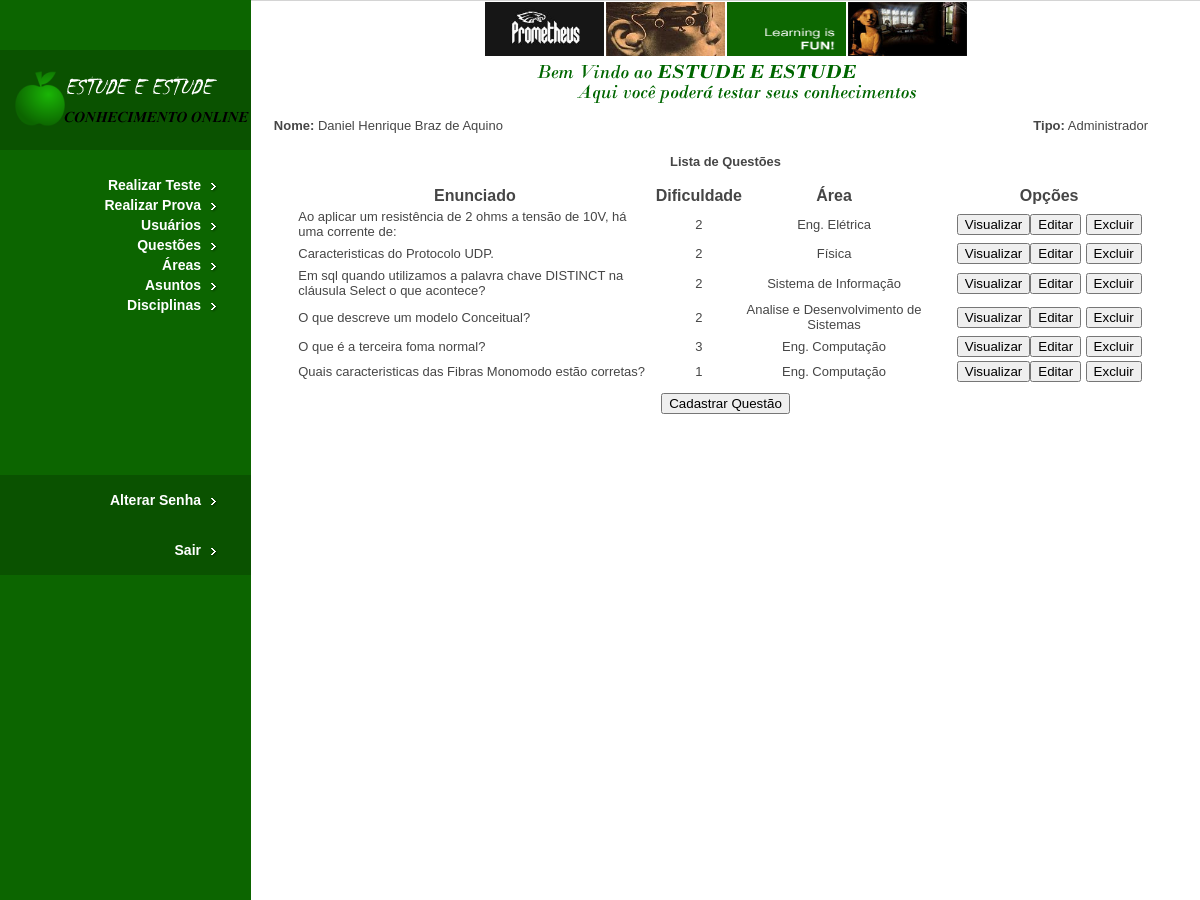
The app's page /Sistema/questao_lista.php (signed in, upper part), older data.
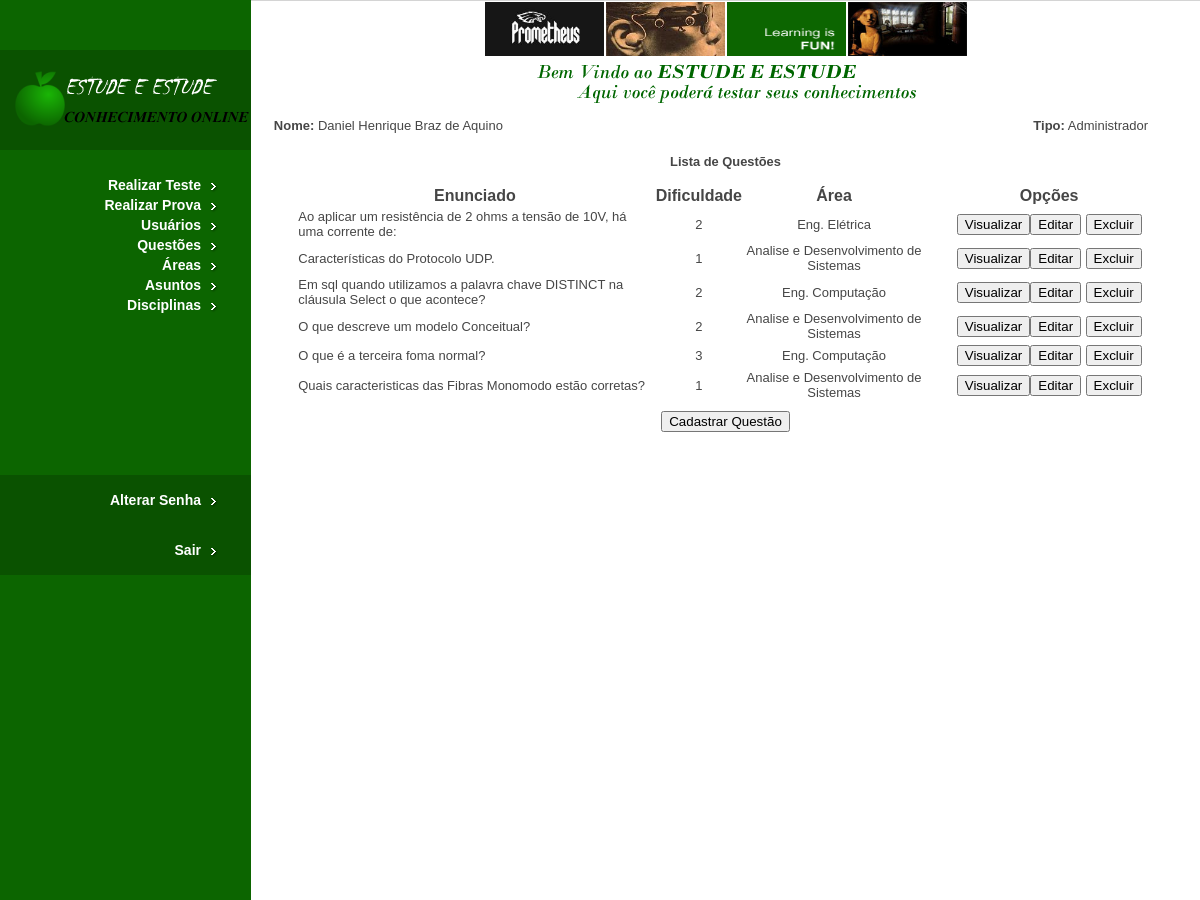
The same page, newer data.
### tables this page shows
CREATE TABLE IF NOT EXISTS `questao` (
  `id` int(11) NOT NULL AUTO_INCREMENT,
  `login_administrador` varchar(25) DEFAULT NULL,
  `cod_area` int(11) DEFAULT NULL,
  `cod_disciplina` int(11) DEFAULT NULL,
  `cod_assunto` int(11) DEFAULT NULL,
  `dificuldade` enum('1','2','3','4','5') NOT NULL,
  `enunciado` varchar(500) NOT NULL,
  `resposta_1` varchar(500) NOT NULL,
  `resposta_2` varchar(500) NOT NULL,
  `resposta_3` varchar(500) NOT NULL,
  `resposta_4` varchar(500) NOT NULL,
  `resposta_5` varchar(500) NOT NULL,
  `alternativa_correta` enum('1','2','3','4','5') NOT NULL,
  `data_cadastro` date NOT NULL,
  `hora_cadastro` time NOT NULL,
  PRIMARY KEY (`id`),
  KEY `login_administrador` (`login_administrador`),
  KEY `cod_area` (`cod_area`),
  KEY `cod_disciplina` (`cod_disciplina`),
  KEY `cod_assunto` (`cod_assunto`),
  KEY `dificuldade` (`dificuldade`)
);

CREATE TABLE IF NOT EXISTS `area` (
  `codigo` int(11) NOT NULL AUTO_INCREMENT,
  `login_administrador` varchar(25) DEFAULT NULL,
  `nome` varchar(50) NOT NULL,
  `data` date NOT NULL,
  `hora` time NOT NULL,
  PRIMARY KEY (`codigo`),
  UNIQUE KEY `nome` (`nome`),
  KEY `login_administrador` (`login_administrador`)
);

### Sistema/questao_lista.php (the view, shortened to what this page needs)
<?php
if (isset($_SESSION['logado']) &&($_SESSION['logado'] != 3)){
	?>
<html>
<head>
<link href="css/style.css" rel="stylesheet" type="text/css" />
</head>
<body>
<div id="leftMain"><a href="home.php"><img src="images/logo.png"
	alt="Estude e Estude" border="0" /></a>
<div id="navbar">
<ul>
<?php
echo '<li><a href="teste_questao.php">Realizar Teste</a></li>';
echo '<li><a href="prova_questao.php">Realizar Prova</a></li>';
if($_SESSION['logado'] == 1)
{
	echo '<li><a href="usuario_lista.php">Usuários</a></li>';
}
if($_SESSION['logado'] != 3)
{
	echo '<li><a href="questao_lista.php">Questões</a></li>';
}
if($_SESSION['logado'] == 1)
{
	echo '<li><a href="area_lista.php">Áreas</a></li>';
	echo '<li><a href="assunto_lista.php">Asuntos</a></li>';
	echo '<li><a href="disciplina_lista.php">Disciplinas</a></li>';
}
?>
</ul>
</div>
<div id="navbarAlt">
<ul>
	<li><a href="senha.php">Alterar Senha</a></li>
</ul>
<ul>
	<li><a href="logout.php">Sair</a></li>
</ul>
</div>
</div>
<div id="mainphotos">
<center><img src="images/picture1.jpg" alt="Photo 1" width="119"
	height="54" /><img src="images/picture2.jpg" alt="Photo 2" width="119"
	height="54" /><img src="images/learning-is-fun.gif"
	alt="Learning is Fun" width="119" height="54" /><img
	src="images/picture3.jpg" alt="Photo 3" width="119" height="54" /></center>
<center><img src="images/welcome.png" alt="Welcome" /></center>
<table align="left" width="900px">
	<tr align="left">
		<td width="2%"></td>
		<td align="left"><font size=2><?php
		echo '<b>Nome:</b> ' . $_SESSION["nome"];
		?></font></td>
		<td align="right"><font size=2><?php
		if($_SESSION['logado'] == 1) $tipo_usuario = 'Administrador';
		echo '<b>Tipo:</b> ' . $tipo_usuario;
		?></font></td>
	</tr>
</table>
<br>
<br>
<center>
<h3>Lista de Questões</h3>
</center>
<form name="form1" method="POST" action="questao_editar.php">
<table border="0" align="center" width="900px">
<?php
$sql = "SELECT id, enunciado, dificuldade, cod_area FROM questao ORDER BY enunciado";
$tabela = mysql_query($sql);
	?>
	<tr>
		<td width="2%"></td>
		<td width="40%">
		<center><b>Enunciado</b></center>
		</td>
		<td width="10%">
		<center><b>Dificuldade</b></center>
		</td>
		<td width="20%">
		<center><b>Área</b></center>
		</td>
		<td width="40%">
		<center><b>Opções</b></center>
		</td>
	</tr>
	<?php
	while($dados = mysql_fetch_row($tabela)){
		$id				= $dados[0];
		$enunciado		= $dados[1];
		$dificuldade	= $dados[2];
		$sql = mysql_query("SELECT nome FROM area WHERE codigo = '".$dados[3]."'");
		if(mysql_num_rows($sql) > 0) $area = mysql_result($sql, 0, 0);
		else $area="<b>Sem categoria</b>";
		?>
	<tr align="center">
		<td width="2%"></td>
		<td align="left"><font size=2><?php echo $enunciado?></font></td>
		<td align="center"><font size=2><?php echo $dificuldade?></font></td>
		<td align="center"><font size=2><?php echo $area?></font></td>
		<td align="center"><input type="button" value="Visualizar"
			onclick="location.href ='questao_visualizar.php?codigo=<?php echo $id?>'"><input
			type="button" value="Editar"
			onclick="location.href = 'questao_editar.php?codigo=<?php echo $id?>'">
		<input type="button" value="Excluir"
			onclick="location.href = 'questao_excluir.php?codigo=<?php echo $id?>'">
		</td>
	</tr>
	<?php
	}
	?>
	<tr>
		<td colspan="5" height="5"></td>
	</tr>
	<tr>
		<td colspan="5" align="center"><input type="submit"
			value="Cadastrar Questão"></td>
	</tr>
</table>
</form>
</div>
</body>
</html>
	<?php
}
else{
	header("Location: login.php");
	exit;
}
?>

### Sistema/css/style.css (style rules this page uses)
html, body { height:250%; }
body { font-family: Verdana, Arial, Helvetica, sans-serif; font-size: 11px; color: #464646; text-decoration: none; background-color: #FFFFFF; margin:0; padding:0; }
#leftMain { display:block; float:left; width:251px; height:100%; background:#0c6500; padding:50px 0; }
#mainphotos { width:1200px; border-top:1px solid #D4D4D4; }
#mainphotos img { padding:1px; border:0; }
div#navbar { width: 251px; display:block; float:left; padding-top:25px; }
div#navbar ul { margin:0; padding:0; }
div#navbar li { list-style-type:none; display:block; float:right; width:251px; height:20px; background-image: url(../images/bg-nav.gif); background-repeat: no-repeat; text-align:right; }
div#navbar li a { display:block; float:left; width:201px; height:20px; text-decoration: none; margin:0; padding:0; color: #FFFFFF; font-family: Arial, Helvetica, sans-serif; font-size: 14px; font-weight:bold; line-height:20px; padding-right:51px; }
div#navbar li a:link { color: #FFFFFF: }
div#navbarAlt { width: 251px; display:block; float:left; padding-top:160px; }
div#navbarAlt ul { margin:0; padding:0; }
div#navbarAlt li { list-style-type:none; display:block; float:right; width:251px; height:50px; background-image: url(../images/bg-nav-alt.gif); background-repeat: no-repeat; text-align:right; }
div#navbarAlt li a { display:block; float:left; width:201px; height:50px; text-decoration: none; margin:0; padding:0; color: #FFFFFF; font-family: Arial, Helvetica, sans-serif; font-size: 14px; font-weight:bold; line-height:50px; padding-right:51px; }
div#navbarAlt li a:link { color: #FFFFFF: }
#special-box-left p, ul { padding:8px 8px 3px 8px; margin:0; }
#special-box-right p, ul { padding:8px 8px 3px 8px; margin:0; }
h1, h2, h3, h4, h5, h6 { margin: 15px 0; }
ul, ol { margin: 15px 0 0 15px; }
a, a:visited { color:#0c6500; text-decoration:underline; font-weight:bold; }

Row changes from the older to the newer data that the page shows:
changed questao: enunciado "Caracteristicas do Protocolo UDP." → "Características do Protocolo UDP."; dificuldade "2" → "1"; cod_area.nome "Física" → "Analise e Desenvolvimento de Sistemas"
changed questao (number 3 of 6 on the later page): cod_area.nome "Sistema de Informação" → "Eng. Computação"
changed questao "Quais caracteristicas das Fibras Monomodo estão corretas?": cod_area.nome "Eng. Computação" → "Analise e Desenvolvimento de Sistemas"
